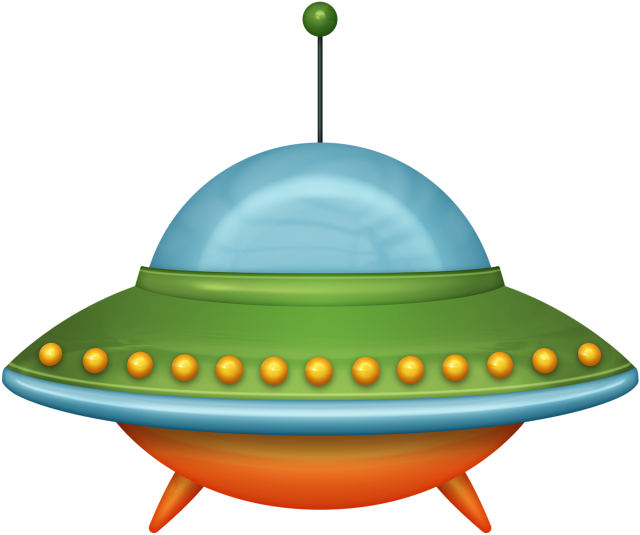
#> input picture alien.png, 1280 x 1070 px (shown at 1/2 size)
$ python Import_file.py
#> lines starting #> are read from the running program, lines starting #| are printed output that depends on the picture
from PIL import Image
from tkinter import filedialog
import tkinter as tk


def get_images():
    # create a Tkinter root window
    root = tk.Tk()
    root.withdraw()

    # use file dialog box to allow the user to select the target image
    target_path = filedialog.askopenfilename(
        title="Insert your victim", filetypes=[("JPEG files", "*.jpg")]
    )
#> the answer given: alien.png

    # use file dialog box to allow the user to select the good guy image
    good_guy_path = filedialog.askopenfilename(
        title="Select good guy image", filetypes=[("JPEG files", "*.jpg")]
    )
#> the answer given: range-end.png

    # open the target image and resize it to 50x50 pixels
    target_image = Image.open(target_path)
#> target_image is the input picture: PIL image 1280x1070 RGBA; mean R, G, B, A 54.5, 62.6, 42.8, 105.6
    target_image = target_image.resize((50, 50))
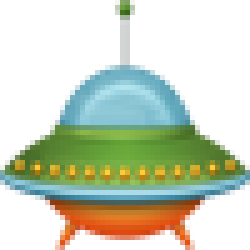
#> target_image: PIL image 50x50 RGBA (shown 5 times larger); mean R, G, B, A 58.4, 66.3, 45.6, 105.7; transparent parts drawn white

    # open the good guy image and resize it to 50x50 pixels
    good_guy_image = Image.open(good_guy_path)
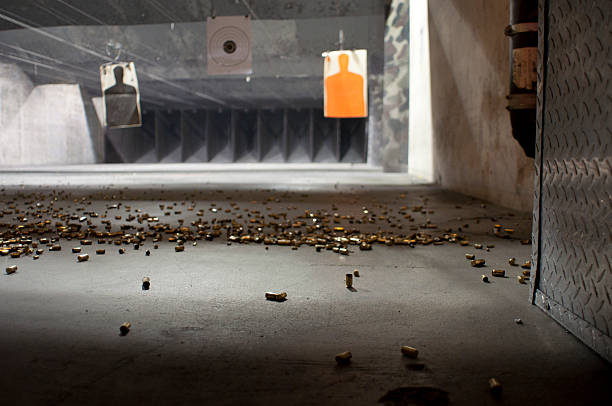
#> input picture range-end.png, 612 x 406 px
#> good_guy_image is the input picture: PIL image 612x406 RGBA; mean R, G, B, A 96.5, 89.2, 82.2, 255
    good_guy_image = good_guy_image.resize((50, 50))
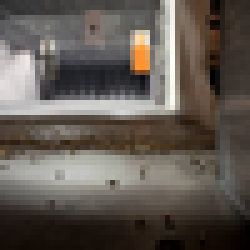
#> good_guy_image: PIL image 50x50 RGBA (shown 5 times larger); mean R, G, B, A 96.5, 89.2, 82.2, 255

    # return the resized images


get_images()
